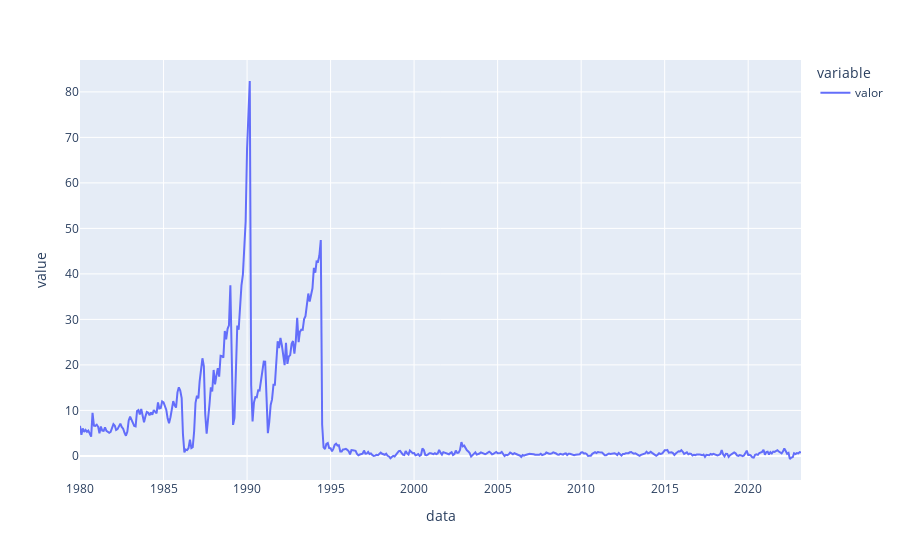

The code cell stored with this chart in its notebook:
### Code cell
ipca = consulta_bc(433)
ipca.plot()
#df.plot(x= df['data'], y = df['valor'])

### Figure 1 — Plotly figure (JSON) as saved in the notebook; plotly's stock layout.template omitted (floating-point values rounded to 4 significant figures; data arrays with more than 128 entries replaced by an {"elided": "..."} marker saying what was removed)
{"data": [{"hovertemplate": "variable=valor<br>data=%{x}<br>value=%{y}<extra></extra>", "legendgroup": "valor", "line": {"color": "#636efa", "dash": "solid"}, "marker": {"symbol": "circle"}, "mode": "lines", "name": "valor", "orientation": "v", "showlegend": true, "type": "scatter", "x": {"elided": "519 str values"}, "xaxis": "x", "y": {"elided": "519 float values"}, "yaxis": "y"}], "layout": {"legend": {"title": {"text": "variable"}, "tracegroupgap": 0}, "margin": {"t": 60}, "xaxis": {"anchor": "y", "domain": [0, 1], "title": {"text": "data"}}, "yaxis": {"anchor": "x", "domain": [0, 1], "title": {"text": "value"}}}}
